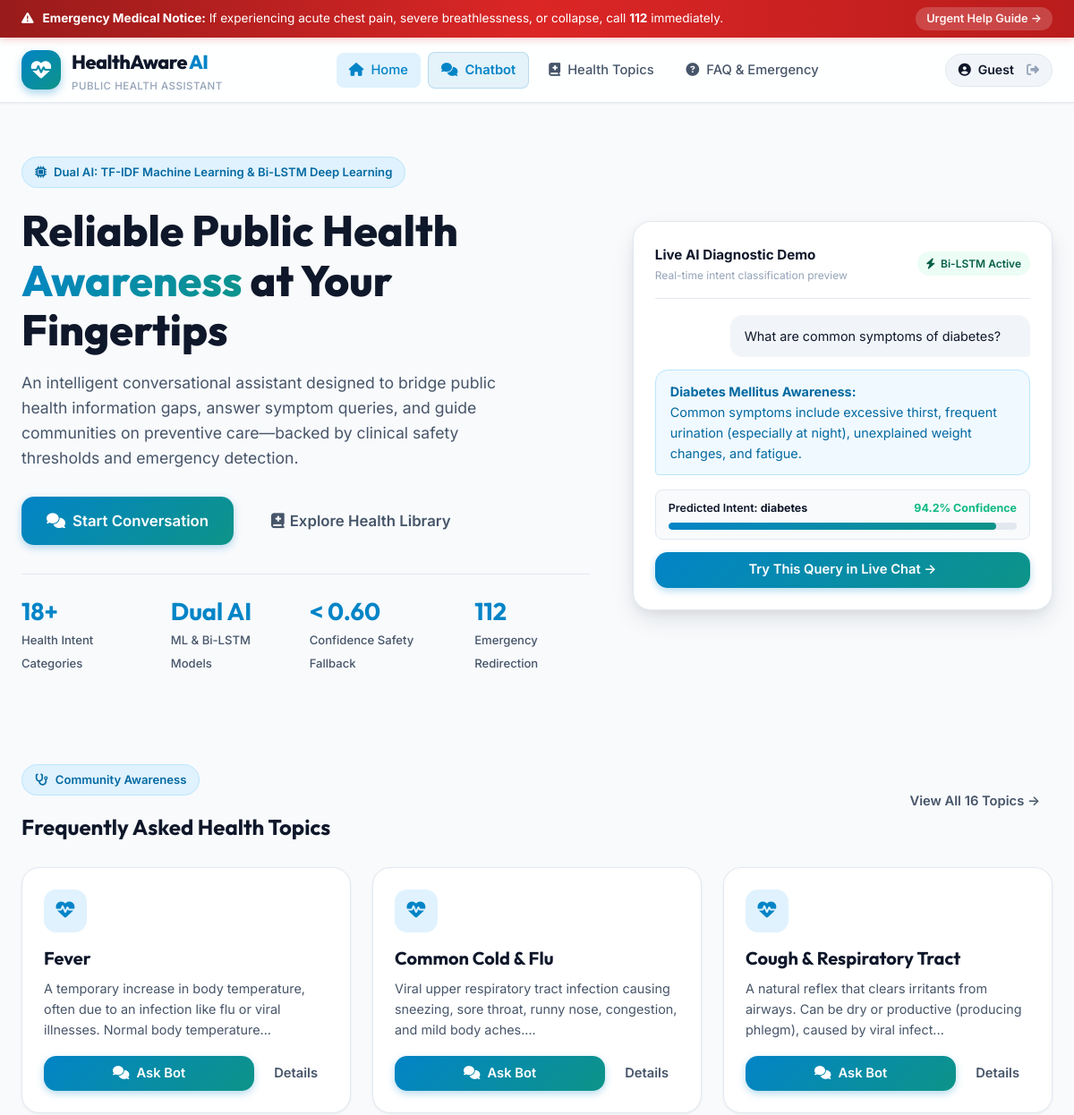
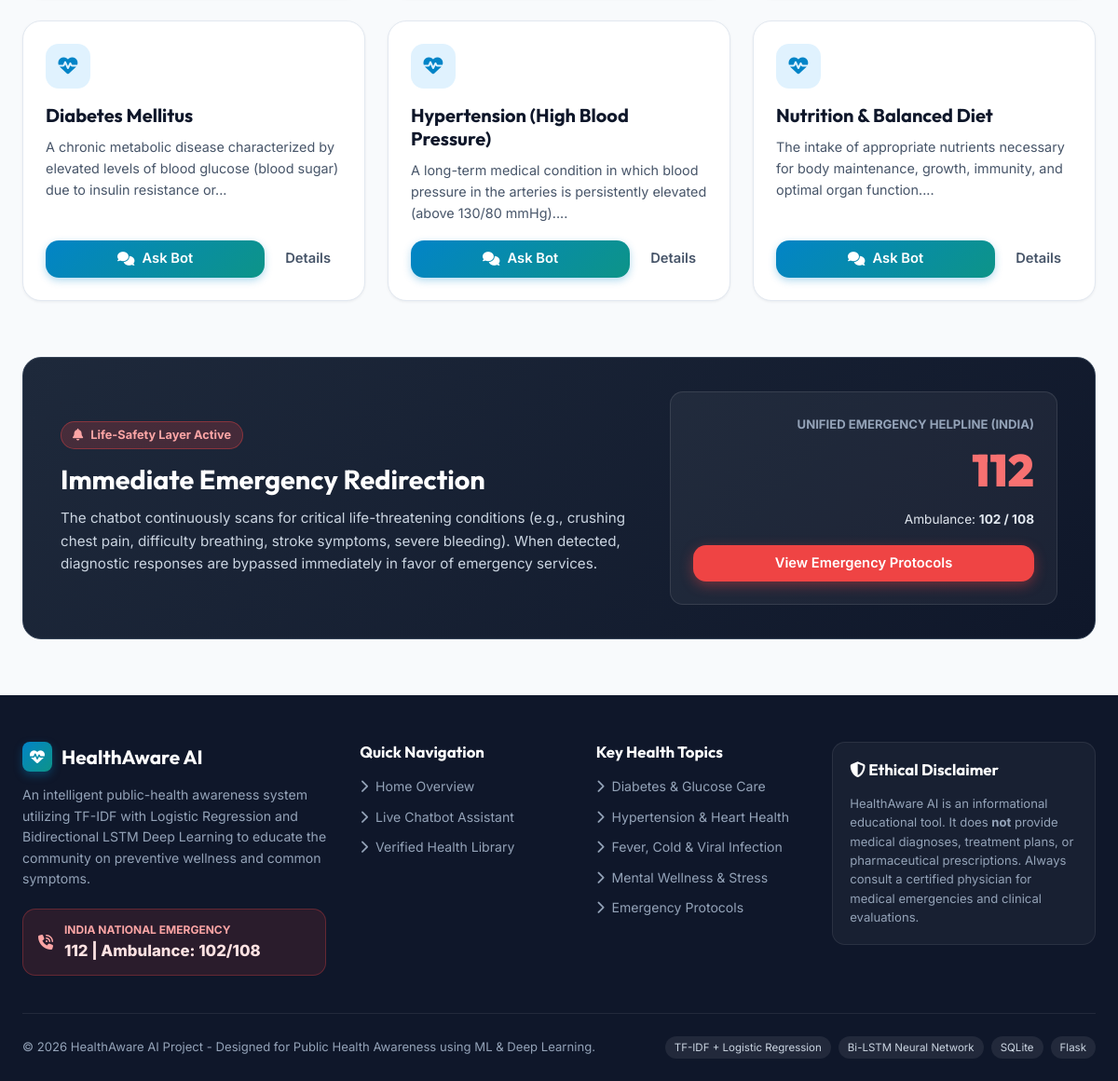
/ (signed in), run on the app's committed database (2 pictures, top to bottom).
### tables this page shows
CREATE TABLE health_topics (
            topic_id INTEGER PRIMARY KEY,
            topic_name TEXT NOT NULL,
            description TEXT NOT NULL,
            prevention TEXT NOT NULL,
            when_to_seek_help TEXT NOT NULL
        );

### app.py (the view)
@app.route("/")
def index():
    topics = get_all_health_topics()[:6]
    return render_template("index.html", featured_topics=topics)

### app.py (called while the page is built)
@app.context_processor
def inject_user():
    return dict(current_user=session.get("user"))

### database/database.py (called while the page is built)
def get_db_connection():
    os.makedirs(os.path.dirname(DB_PATH), exist_ok=True)
    conn = sqlite3.connect(DB_PATH)
    conn.row_factory = sqlite3.Row
    return conn

def get_all_health_topics():
    conn = get_db_connection()
    cursor = conn.cursor()
    cursor.execute("SELECT * FROM health_topics ORDER BY topic_id ASC")
    rows = cursor.fetchall()
    conn.close()
    return [dict(r) for r in rows]

### templates/index.html (shortened to what this page needs)
{% extends "base.html" %}
{% block content %}
<section class="hero-section">
    <div class="container hero-grid">
        <div class="hero-text-col">
            <div class="hero-badge-pill">
                <i class="fa-solid fa-microchip"></i>
                <span>Dual AI: TF-IDF Machine Learning & Bi-LSTM Deep Learning</span>
            </div>
            <h1 class="hero-title">
                Reliable Public Health <span class="hero-highlight">Awareness</span> at Your Fingertips
            </h1>
            <p class="hero-desc">
                An intelligent conversational assistant designed to bridge public health information gaps, answer symptom queries, and guide communities on preventive care—backed by clinical safety thresholds and emergency detection.
            </p>
            <div class="hero-cta-group">
                <a href="{{ url_for('chat') }}" class="btn-primary hero-btn-lg">
                    <i class="fa-solid fa-comments"></i> Start Conversation
                </a>
                <a href="{{ url_for('topics') }}" class="btn-ghost hero-btn-lg">
                    <i class="fa-solid fa-book-medical"></i> Explore Health Library
                </a>
            </div>
            <div class="hero-stats-row">
                <div class="hero-stat-item">
                    <h3>18+</h3>
                    <span>Health Intent Categories</span>
                </div>
                <div class="hero-stat-item">
                    <h3>Dual AI</h3>
                    <span>ML & Bi-LSTM Models</span>
                </div>
                <div class="hero-stat-item">
                    <h3>< 0.60</h3>
                    <span>Confidence Safety Fallback</span>
                </div>
                <div class="hero-stat-item">
                    <h3>112</h3>
                    <span>Emergency Redirection</span>
                </div>
            </div>
        </div>
        <div class="hero-card-preview">
            <div class="preview-header">
                <div>
                    <span style="font-weight: 700; font-size: 0.95rem;">Live AI Diagnostic Demo</span>
                    <div style="font-size: 0.75rem; color: var(--text-muted);">Real-time intent classification preview</div>
                </div>
                <span class="model-indicator"><i class="fa-solid fa-bolt"></i> Bi-LSTM Active</span>
            </div>
            <div class="preview-chat-bubble preview-user">
                What are common symptoms of diabetes?
            </div>
            <div class="preview-chat-bubble preview-bot">
                <strong>Diabetes Mellitus Awareness:</strong><br>
                Common symptoms include excessive thirst, frequent urination (especially at night), unexplained weight changes, and fatigue.
            </div>
            <div class="confidence-bar-wrapper">
                <div class="confidence-bar-header">
                    <span>Predicted Intent: <strong>diabetes</strong></span>
                    <span style="color: var(--success); font-weight: 700;">94.2% Confidence</span>
                </div>
                <div class="progress-track">
                    <div class="progress-fill" style="width: 94.2%;"></div>
                </div>
            </div>
            <div style="margin-top: 14px; text-align: center;">
                <a href="{{ url_for('chat') }}?q=What are common symptoms of diabetes?" class="btn-primary-sm" style="width: 100%; justify-content: center;">
                    Try This Query in Live Chat &rarr;
                </a>
            </div>
        </div>
    </div>
</section>
<section style="padding: 60px 0;">
    <div class="container">
        <div class="d-flex-between" style="margin-bottom: 30px;">
            <div>
                <span class="hero-badge-pill"><i class="fa-solid fa-stethoscope"></i> Community Awareness</span>
                <h2>Frequently Asked Health Topics</h2>
            </div>
            <a href="{{ url_for('topics') }}" class="btn-ghost">View All 16 Topics &rarr;</a>
        </div>
        <div style="display: grid; grid-template-columns: repeat(auto-fit, minmax(280px, 1fr)); gap: 24px;">
            {% for topic in featured_topics %}
            <div class="topic-card">
                <div class="topic-card-icon">
                    <i class="fa-solid fa-heart-pulse"></i>
                </div>
                <h3 class="topic-card-title">{{ topic.topic_name }}</h3>
                <p class="topic-card-desc">{{ topic.description[:120] }}...</p>
                <div class="topic-card-actions">
                    <a href="{{ url_for('chat') }}?q=What are key guidelines for {{ topic.topic_name }}?" class="btn-primary-sm" style="flex: 1; justify-content: center;">
                        <i class="fa-solid fa-comments"></i> Ask Bot
                    </a>
                    <a href="{{ url_for('topics') }}#topic-{{ topic.topic_id }}" class="btn-ghost" style="padding: 8px 12px;">
                        Details
                    </a>
                </div>
            </div>
            {% endfor %}
        </div>
    </div>
</section>
<section style="padding: 0 0 60px;">
    <div class="container">
        <div style="background: linear-gradient(135deg, #1e293b 0%, #0f172a 100%); border-radius: var(--radius-lg); padding: 36px 40px; color: white; border: 1px solid #334155; display: grid; grid-template-columns: 1.2fr 0.8fr; gap: 30px; align-items: center;">
            <div>
                <div style="display: inline-flex; align-items: center; gap: 8px; background: rgba(239, 68, 68, 0.2); border: 1px solid rgba(239, 68, 68, 0.4); color: #fca5a5; font-size: 0.8rem; font-weight: 700; padding: 4px 12px; border-radius: var(--radius-full); margin-bottom: 14px;">
                    <i class="fa-solid fa-bell pulse-anim"></i> Life-Safety Layer Active
                </div>
                <h3 style="font-size: 1.8rem; color: white; margin-bottom: 12px;">Immediate Emergency Redirection</h3>
                <p style="color: #cbd5e1; font-size: 0.95rem; line-height: 1.6;">
                    The chatbot continuously scans for critical life-threatening conditions (e.g., crushing chest pain, difficulty breathing, stroke symptoms, severe bleeding). When detected, diagnostic responses are bypassed immediately in favor of emergency services.
                </p>
            </div>
            <div style="text-align: right; background: rgba(255, 255, 255, 0.05); padding: 24px; border-radius: var(--radius-md); border: 1px solid rgba(255, 255, 255, 0.1);">
                <div style="font-size: 0.82rem; text-transform: uppercase; color: #94a3b8; font-weight: 700;">Unified Emergency Helpline (India)</div>
                <div style="font-size: 3rem; font-weight: 900; color: #f87171; font-family: 'Outfit', sans-serif;">112</div>
                <div style="font-size: 0.85rem; color: #e2e8f0; margin-top: 4px;">Ambulance: <strong>102 / 108</strong></div>
                <a href="{{ url_for('faq') }}#emergency" class="btn-primary" style="margin-top: 16px; background: var(--emergency); box-shadow: 0 4px 14px rgba(239, 68, 68, 0.4); width: 100%; justify-content: center;">
                    View Emergency Protocols
                </a>
            </div>
        </div>
    </div>
</section>
{% endblock %}

### data on the page
health_topics: topic_name "Fever", description "A temporary increase in body temperature, often due to an infection like flu or viral illnesses. Normal body temperature"
health_topics: topic_name "Common Cold & Flu", description "Viral upper respiratory tract infection causing sneezing, sore throat, runny nose, congestion, and mild body aches."
health_topics: topic_name "Cough & Respiratory Tract", description "A natural reflex that clears irritants from airways. Can be dry or productive (producing phlegm), caused by viral infect"
health_topics: topic_name "Diabetes Mellitus", description "A chronic metabolic disease characterized by elevated levels of blood glucose (blood sugar) due to insulin resistance or"
health_topics: topic_name "Hypertension (High Blood Pressure)", description "A long-term medical condition in which blood pressure in the arteries is persistently elevated (above 130/80 mmHg)."
health_topics: topic_name "Nutrition & Balanced Diet", description "The intake of appropriate nutrients necessary for body maintenance, growth, immunity, and optimal organ function."

### other printed values
{{ current_user.name.split()[0] }} "Guest"
